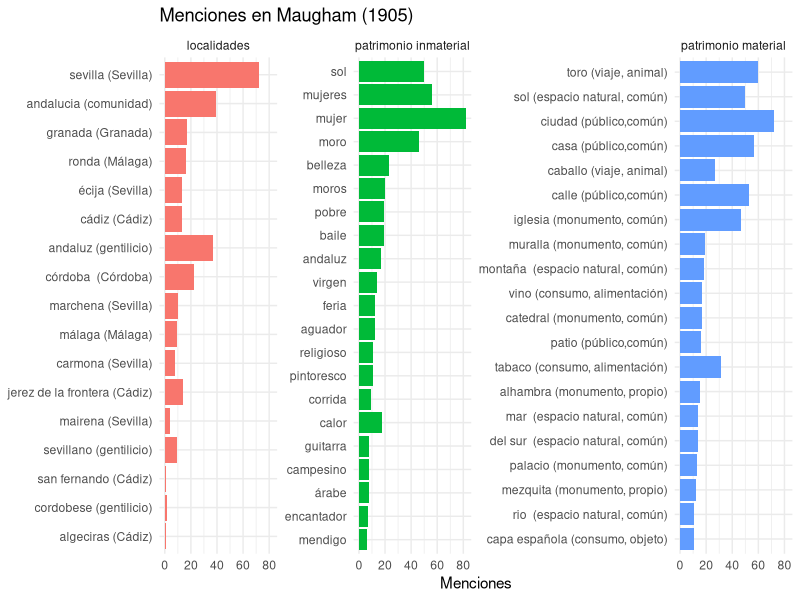
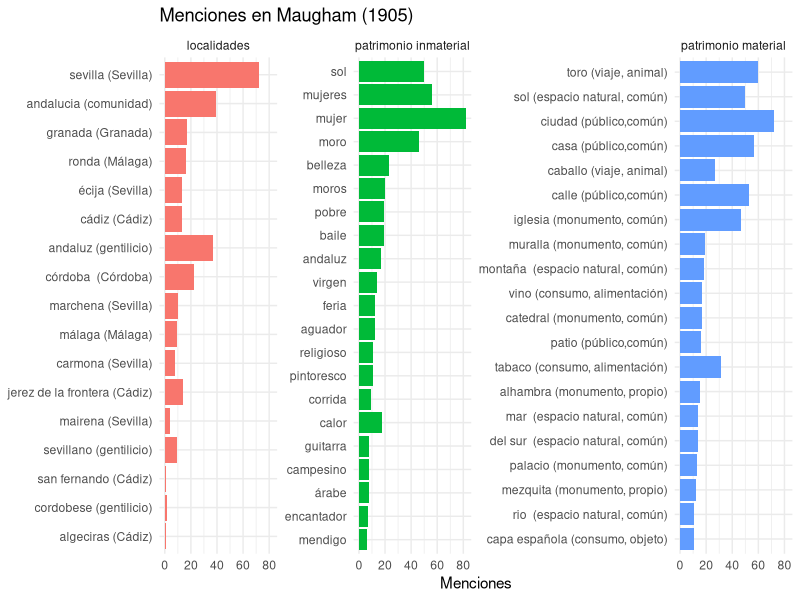

R code for these plots, in order:
# CCOMPROBACIONES PREVIAS
#primer paso: Ver la ruta
getwd()
#segundo paso: ver si están los documentos csv
list.files()
#tercer paso: cargar el relato
relato <- readLines("1905_Somerset_blessed_virgin.txt", encoding = "UTF-8")
#COMIENZO DE LAS OPERACIONES PARA AJUSTARSE A R
#cuarto paso: cambio de estructura para trabajar con R
libro <- paste(relato, collapse = " ")
#quinto paso: todo a minúscula para trabajar con R
#OJO, no se hace con tidytext, porque no nos interesa para la lista csv que queremos cruzar, pues son palabras compuestas
# Y el paquete tidytexto incluye el tokenizador y separaría las palabras compuestas
#por tanto, se usa la función independiente de tolower
#tokenizar se reserva para el análisis de sentimientos
libro_previo <- tolower(libro) 
#sexto paso: se instala el ecosistema tidyverse que incluye los paquetes y sus funciones para las operaciones
install.packages("tidyverse")
#Una vez instalado, se carga
library("tidyverse") 
#AHORA LAS OPERACIONES CON LOS TRES CSV (LOCALIIDADES, PATRIMONIO MATERIAL E INMATERIAL)
#septimo paso: se cargan sin necesidad de caragr el paquete readr, pues ya está instalado e incluido en tidyverse
localidades <- read_csv("localidades_normalizacion.csv")
View(localidades)
patrimonio_material <- read_csv("patrimonio_material_normalizacion.csv")
View(patrimonio_material)
patrimonio_inmaterial <- read_csv("patrimonio_inmaterial_normalizacion.csv")
View(patrimonio_inmaterial) 
#octavo paso: se hacen las operaciones, una por cada csv
#se usa las mismas funciones de los paquetes de tidyverse, como dplyr, magrittr, readr o stringr
#localidades
resultado <- localidades %>%
  mutate(menciones = str_count(libro_previo, paste0("\\b", variantes, "\\b"))) %>%
  filter(menciones > 0) %>%
  arrange(desc(menciones))
# lo visualizamos en la tabla
View(resultado)
#mismo proceso con patrimonio material
resultado_material <- patrimonio_material %>%
  mutate(menciones = str_count(libro_previo, paste0("\\b", variantes, "\\b"))) %>%
  filter(menciones > 0) %>%
  arrange(desc(menciones))
#visualizamos el resultado
View(resultado_material)
#mismo proceso con patrimonio inmaterial
resultado_inmaterial <- patrimonio_inmaterial %>%
  mutate(menciones = str_count(libro_previo, paste0("\\b", variantes, "\\b"))) %>%
  filter(menciones > 0) %>%
  arrange(desc(menciones))
#visualizamos el resultado
View(resultado_inmaterial)
#noveno paso: se exportan los resultados de cada uno fuera de R
#localidades
write_csv(resultado, "resultado_localidades_Maugham.csv") 
#patrimonio material
write_csv(resultado_material, "resultado_material_Maugham.csv")
#patrimonio inmaterial
write_csv(resultado_inmaterial, "resultado_inmaterial_Maugham.csv") 
#décimo paso: creación de gráficas conjuntas en mismo espacio, pero manteninedo cada una su integridad
resultado <- resultado %>% mutate(tipo = "localidades") 
resultado_material <- resultado_material %>% mutate(tipo = "patrimonio material")
resultado_inmaterial <- resultado_inmaterial %>% mutate(tipo = "patrimonio inmaterial") 
#se une la nueva tabla apra cada uno
todo <- bind_rows(resultado, resultado_material, resultado_inmaterial)
#undécimo paso: representación visual de la gráfica
top25 <- todo %>%
  group_by(tipo) %>%
  slice_max(menciones, n = 25) %>%
  ungroup()
#duodécimo paso y últtimo que une todo lo anterior del preoceso de gráfica
#crecaicón definitiva con nuevas funciones y nuevo paquete diferente:ggplot
ggplot(top25, aes(x = reorder(principal, menciones), y = menciones, fill = tipo)) +
  geom_col() +
  coord_flip() +
  facet_wrap(~tipo, scales = "free_y") +
  labs(title = "Menciones en Maugham (1905)",
       x = NULL, y = "Menciones") +
  theme_minimal() +
  theme(legend.position = "none")
#dédimotercer paso o epílogo: exportación a imagen
ggsave("grafica_Maugham.png", width = 12, height = 8) 
